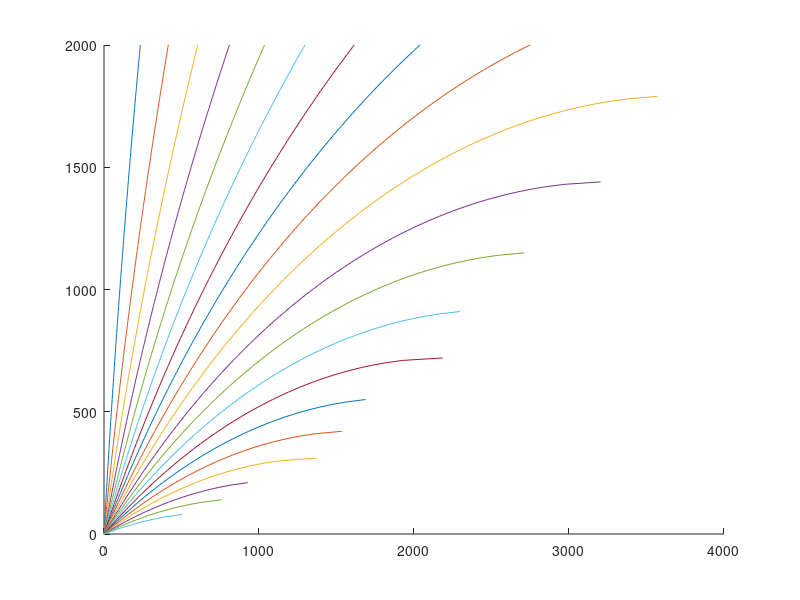

The MATLAB script that drew this image: (Note: this script raises an error after producing the figure.)
clear all;
close all;
z=0:10:2000;
vo=1800;c=.6;nrays=20;
thetamin=5;thetamax=80;
deltheta=(thetamax-thetamin)/nrays;
xraypath=zeros(nrays,length(z));
for k=1:nrays
    theta=thetamin+(k-1)*deltheta;
    p=sin(pi*theta/180)/vo;
    pk(k)=p;
    x = (p*c)^-1 * ( sqrt(1-p^2*vo^2) - sqrt(1-p^2*(vo+c*z).^2) );
    x2 = (p*c)^-1 * ( sqrt(1-p^2*vo^2) + sqrt(1-p^2*(vo+c*z).^2) );
   %t=c^-1*log( ((v0+z*c)/v0) .*  ((1+sqrt(1-p^2*v0^2))./(1+sqrt(1-p^2(v0+c.*z^2)))) ); 
   
    ind=find(imag(x)~=0.0);
    if(~isempty(ind))
        x(ind)=nan*ones(size(ind));
    end
    ind=find(real(x)<0.);
    if(~isempty(ind))
        x(ind)=nan*ones(size(ind));
    end
   
   
    ind=find(imag(x2)~=0.0);
    if(~isempty(ind))
        x2(ind)=nan*ones(size(ind));
    end
    ind=find(real(x2)<0.);
    if(~isempty(ind))
        x2(ind)=nan*ones(size(ind));
    end
    
    xraypath(k,:)=real(x);
    xraypath2(k,:)=real(x2);
    
end

hold on;
plot(xraypath,z);
%plot(xraypath2,z);
flipy;
hold off

xsource=xraypath(:,end);

xlabel('x meters');ylabel('z meters')

save run1 pk xsource;